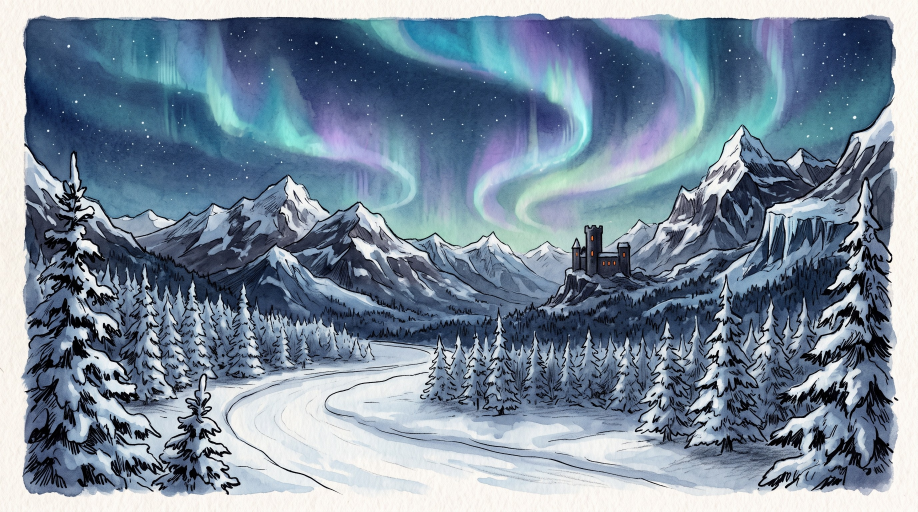
#> input picture assets/characters/crossworld_cast_v0/worlds/cold_2k_raw.jpg, 2752 x 1536 px (shown at 1/3 size)
$ python -i editorial_graphics.py   (imports and definitions only)
#> lines starting #> are read from the running program, lines starting #| are printed output that depends on the picture
"""Boxless Filmic Editorial Graphics & Rough.js Hand-Drawn Overlays (Lossless PNG-RGBA MOV).

Retires monotonous dark frosted-glass PowerPoint/SaaS boxes in favor of prestige Vox / Johnny Harris /
Lemmino documentary motion design:
1. ``editorial_chapter_slate``: Boxless Cinzel + italic Cormorant Garamond typography with Rough.js ochre
   underline and soft feathered radial vignette scrim (zero card border or rectangle).
2. ``chalk_circle_callout``: Hand-drawn Rough.js double-pass chalk/ochre circle highlighting an on-screen
   subject + curved Rough.js arrow + boxless floating film typography.
3. ``handdrawn_stat_underline``: Massive tabular JetBrains Mono counter with live GSAP count-up, animated
   Rough.js hand-drawn brush underline, and italic documentary subtitle — zero box.
4. ``archival_margin_note``: Tactile vertical ochre ink hairline rule + monospace archival stamp + clean
   floating sans editorial note with subtle SVG ink-roughening turbulence filter.
5. ``rough_arrow_pointer``: Hand-drawn curved Rough.js chalk/ochre pointer arrow with floating 2-line caption.
6. ``kinetic_whisper_title``: SplitText cinematic mask reveal for punchy 2-4 word documentary beats.

Renders frame-accurately at 24fps to lossless PNG-RGBA MOV via Playwright Chromium + GSAP 3.13 + Rough.js.
"""
from __future__ import annotations

import base64
import html
import json
import subprocess
from dataclasses import dataclass, field
from pathlib import Path
from typing import Any

from explainer_engine.design_system.tokens import (
    PALEO_ICE_AGE_THEME,
    build_font_face_css,
    resolve_vendor_js,
)

VALID_EDITORIAL_TEMPLATES = frozenset(
    {
        "editorial_chapter_slate",
        "chalk_circle_callout",
        "handdrawn_stat_underline",
        "archival_margin_note",
        "rough_arrow_pointer",
        "kinetic_whisper_title",
    }
)


@dataclass(slots=True)
class EditorialGraphicSpec:
    graphic_id: str
    template: str
    title: str
    subtitle: str = ""
    start_s: float = 0.0
    duration_s: float = 3.8
    position: str = "bottom_left"  # bottom_left, top_left, bottom_center, center, bottom_right
    accent_color: str = ""
    meta: dict[str, Any] = field(default_factory=dict)

    # [20 lines left out: function validate, not called in this run]


def _yunet_detect_boxes(
    frame: Any,
    *,
    score_threshold: float = 0.55,
    yunet_model_path: Path | None = None,
) -> list[tuple[int, int, int, int]]:
    import cv2

    src_h, src_w = frame.shape[:2]
    raw_boxes: list[tuple[int, int, int, int]] = []
    repo_root = Path(__file__).resolve().parents[2]
    candidate_models = [
        yunet_model_path,
        repo_root / "assets" / "models" / "face_detection_yunet_2023mar.onnx",
        Path("assets/models/face_detection_yunet_2023mar.onnx"),
    ]
    model_file = next((m for m in candidate_models if m is not None and Path(m).is_file()), None)
    if model_file is not None and hasattr(cv2, "FaceDetectorYN"):
        det = cv2.FaceDetectorYN.create(
            str(model_file),
            "",
            (src_w, src_h),
            score_threshold=float(score_threshold),
            nms_threshold=0.3,
            top_k=50,
        )
        _, faces = det.detect(frame)
        if faces is not None:
            for row in faces:
                x, y, w, h = (
                    int(round(float(row[0]))),
                    int(round(float(row[1]))),
                    int(round(float(row[2]))),
                    int(round(float(row[3]))),
                )
                if w >= 24 and h >= 24:
                    raw_boxes.append((max(0, x), max(0, y), min(src_w, x + w), min(src_h, y + h)))

    if not raw_boxes and hasattr(cv2, "CascadeClassifier") and hasattr(cv2, "data"):
        gray = cv2.equalizeHist(cv2.cvtColor(frame, cv2.COLOR_BGR2GRAY))
        min_dim = max(36, int(min(src_w, src_h) * 0.08))
        haar_dir = Path(cv2.data.haarcascades)  # type: ignore[attr-defined]
        for cname in ("haarcascade_frontalface_default.xml", "haarcascade_frontalface_alt2.xml"):
            cpath = haar_dir / cname
            if not cpath.is_file():
                continue
            clf = cv2.CascadeClassifier(str(cpath))
            if clf.empty():
                continue
            for x, y, w, h in clf.detectMultiScale(gray, scaleFactor=1.08, minNeighbors=4, minSize=(min_dim, min_dim)):
                raw_boxes.append((int(x), int(y), int(x + w), int(y + h)))
    return raw_boxes


# [63 lines left out: function detect_face_track, not called in this run]


def detect_face_avoid_zones(
    media_path: Path,
    *,
    sample_time_s: float = 0.5,
    pad_x_ratio: float = 0.40,
    pad_y_ratio: float = 0.48,
    target_w: int = 1920,
    target_h: int = 1080,
    score_threshold: float = 0.55,
    yunet_model_path: Path | None = None,
    multi_frame_union: bool = True,
) -> list[tuple[int, int, int, int]]:
    """Detect human faces on CPU (OpenCV YuNet ``FaceDetectorYN`` primary, legacy Haar fallback) in 1920x1080 space.

    For videos with ``multi_frame_union=True`` (default), samples across the full clip duration and returns
    the padded union bounding box covering the subject's entire head trajectory so moving actors are never occluded.
    """
#> called with sample_time_s = 0.5, pad_x_ratio = 0.4, pad_y_ratio = 0.48, target_w = 1920, target_h = 1080, score_threshold = 0.55, multi_frame_union = True
    import cv2

    p = Path(media_path)
    if not p.is_file():
        return []

    frames: list[Any] = []
    if p.suffix.lower() in {".jpg", ".jpeg", ".png", ".webp", ".bmp"}:
        im = cv2.imread(str(p))
#> im is the input picture: shape (1536, 2752, 3); mean B, G, R 157.2, 139.6, 122.5
        if im is not None and im.size > 0:
            frames.append(im)
    else:
        cap = cv2.VideoCapture(str(p))
        if cap.isOpened():
            fps = float(cap.get(cv2.CAP_PROP_FPS) or 24.0)
            total = int(cap.get(cv2.CAP_PROP_FRAME_COUNT) or 0)
            if multi_frame_union and total >= 8:
                indices = sorted({int(round(i * (total - 1) / 6.0)) for i in range(7)})
            else:
                indices = [max(0, min(max(0, total - 1), int(round(sample_time_s * fps))))]
            for idx in indices:
                cap.set(cv2.CAP_PROP_POS_FRAMES, idx)
                ok, bgr = cap.read()
                if ok and bgr is not None and bgr.size > 0:
                    frames.append(bgr)
            cap.release()
    if not frames:
        return []

    src_h, src_w = frames[0].shape[:2]
#> src_h = 1536; src_w = 2752
    raw_boxes: list[tuple[int, int, int, int]] = []
    for fr in frames:
        raw_boxes.extend(_yunet_detect_boxes(fr, score_threshold=score_threshold, yunet_model_path=yunet_model_path))
#> this loop made 1 pass
#> (src_h in _yunet_detect_boxes, src_w in _yunet_detect_boxes, min_dim in _yunet_detect_boxes) on pass 1: (1536, 2752, 122)
#> pass 1, in _yunet_detect_boxes, `gray = cv2.equalizeHist(cv2.cvtColor(frame, cv2.COLOR_BGR2GRAY))`:
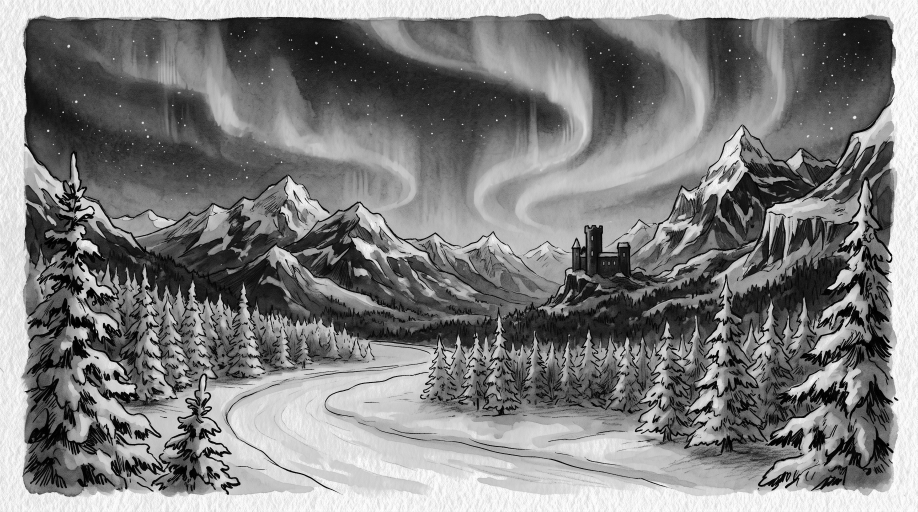
#> gray: shape (1536, 2752) (shown at 1/3 size); min 0, max 255, mean 127.7
#> after the loop, raw_boxes = []

    if not raw_boxes:
        return []

    # Merge overlapping raw detections (across frames or detectors) into clean union avoid boxes
    merged: list[list[int]] = []
    for bx0, by0, bx1, by1 in sorted(raw_boxes, key=lambda b: (b[2] - b[0]) * (b[3] - b[1]), reverse=True):
        placed = False
        for m in merged:
            ix0, iy0 = max(m[0], bx0), max(m[1], by0)
            ix1, iy1 = min(m[2], bx1), min(m[3], by1)
            if ix1 > ix0 and iy1 > iy0:
                inter = (ix1 - ix0) * (iy1 - iy0)
                area_b = max(1, (bx1 - bx0) * (by1 - by0))
                if inter / float(area_b) >= 0.15:
                    m[0] = min(m[0], bx0)
                    m[1] = min(m[1], by0)
                    m[2] = max(m[2], bx1)
                    m[3] = max(m[3], by1)
                    placed = True
                    break
        if not placed:
            merged.append([bx0, by0, bx1, by1])

    sx = target_w / float(src_w)
    sy = target_h / float(src_h)
    zones: list[tuple[int, int, int, int]] = []
    for bx0, by0, bx1, by1 in merged:
        bw = bx1 - bx0
        bh = by1 - by0
        px = int(round(bw * pad_x_ratio))
        py = int(round(bh * pad_y_ratio))
        zx0 = max(0, int(round((bx0 - px) * sx)))
        zy0 = max(0, int(round((by0 - py) * sy)))
        zx1 = min(target_w, int(round((bx1 + px) * sx)))
        zy1 = min(target_h, int(round((by1 + py) * sy)))
        zones.append((zx0, zy0, zx1, zy1))
    return zones


# [599 lines left out: functions _resolve_safe_floating_origin, _build_editorial_html, render_editorial_graphic_rgba, not called in this run]

>>> result = detect_face_avoid_zones('../../assets/characters/crossworld_cast_v0/worlds/cold_2k_raw.jpg')

$ run again, on assets/characters/crossworld_cast_v0/worlds/warm_2k_raw.jpg
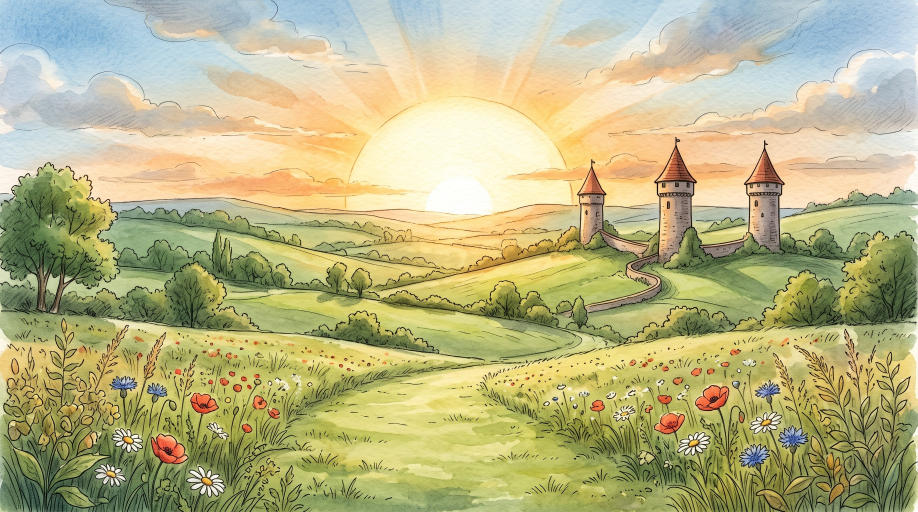
#> input picture assets/characters/crossworld_cast_v0/worlds/warm_2k_raw.jpg, 2752 x 1536 px (shown at 1/3 size)
#> in detect_face_avoid_zones, im is the input picture: shape (1536, 2752, 3); mean B, G, R 133.5, 180.7, 184.8
#> the loop in detect_face_avoid_zones, `for fr in frames:` made 1 pass
#> (src_h in _yunet_detect_boxes, src_w in _yunet_detect_boxes, min_dim in _yunet_detect_boxes) on pass 1: (1536, 2752, 122)
#> pass 1, in _yunet_detect_boxes, `gray = cv2.equalizeHist(cv2.cvtColor(frame, cv2.COLOR_BGR2GRAY))`:
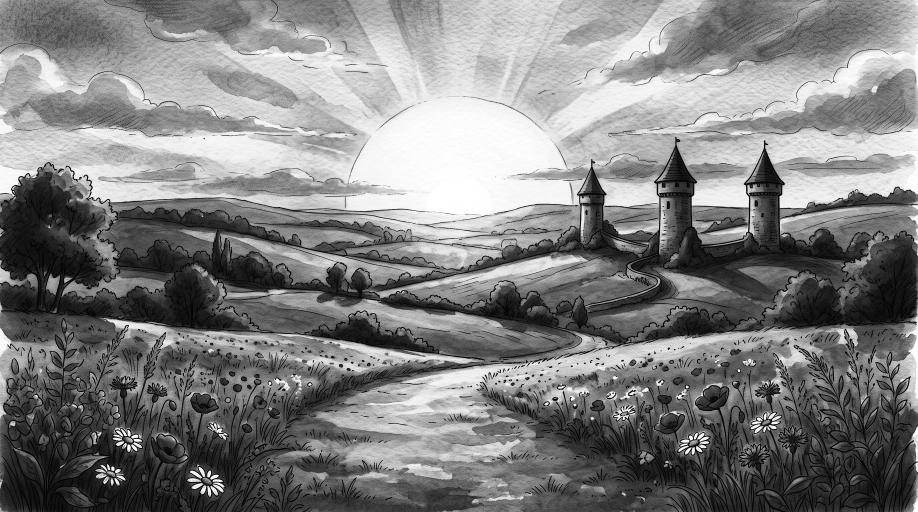
#> gray: shape (1536, 2752) (shown at 1/3 size); min 0, max 255, mean 128.4
#> after the loop in detect_face_avoid_zones, `for fr in frames:`: raw_boxes = [(2312, 576, 2476, 740)]
#> the loop in detect_face_avoid_zones, `for bx0, by0, bx1, by1 in sorted(raw_boxes, key=lambda b: (b[2] - b[0]..` made 1 pass
#> after the loop in detect_face_avoid_zones, `for bx0, by0, bx1, by1 in sorted(raw_boxes, key=lambda b: (b[2] - b[0]..`: merged = [[2312, 576, 2476, 740]]
#> the loop in detect_face_avoid_zones, `for bx0, by0, bx1, by1 in merged:` made 1 pass
#> (bx0, by0, bx1, by1, bw, bh, px, py) on pass 1: (2312, 576, 2476, 740, 164, 164, 66, 79)
#> after the loop in detect_face_avoid_zones, `for bx0, by0, bx1, by1 in merged:`: zones = [(1567, 349, 1773, 576)]
